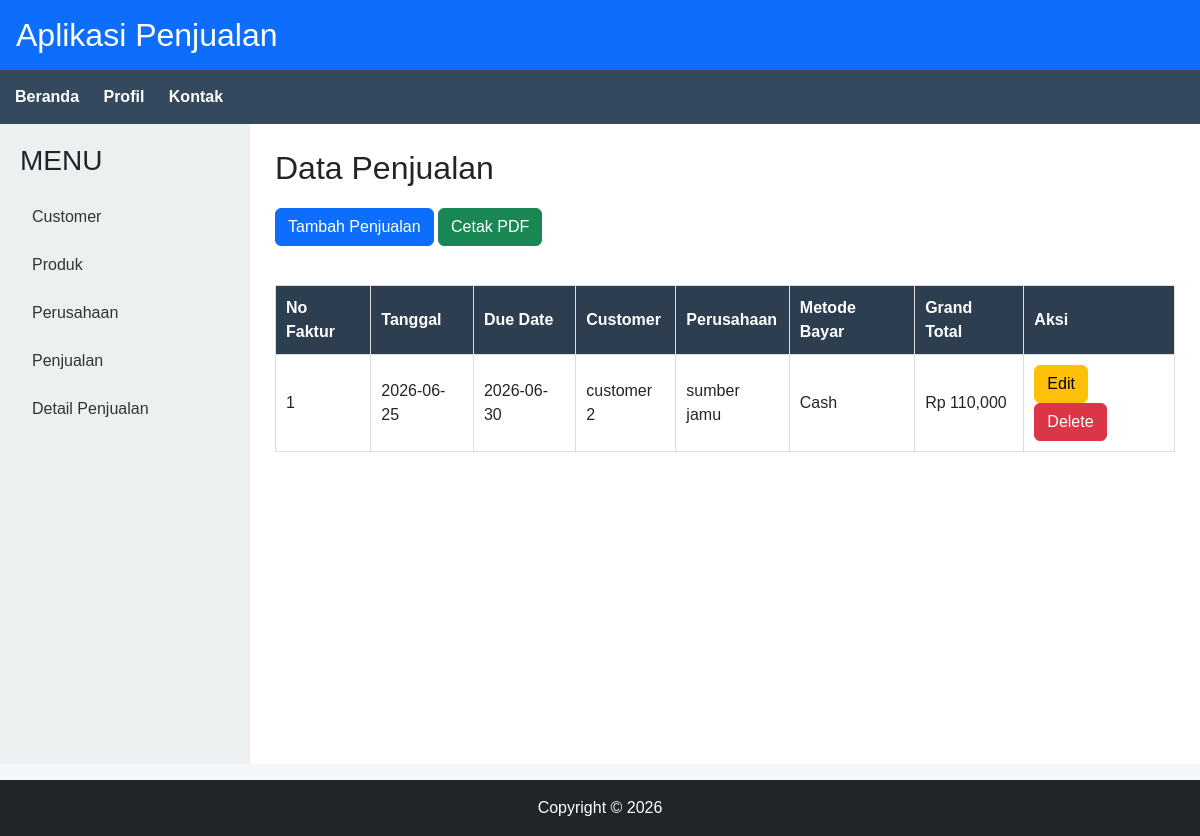
The page /faktur/index.php on the database its author committed.
### tables this page shows
CREATE TABLE `faktur` (
  `no_faktur` int NOT NULL,
  `tgl_faktur` varchar(255) NOT NULL,
  `due_date` varchar(255) NOT NULL,
  `metode_bayar` varchar(255) NOT NULL,
  `ppn` int NOT NULL,
  `dp` int NOT NULL,
  `grand_total` int NOT NULL,
  `user` varchar(255) NOT NULL,
  `id_customer` int NOT NULL,
  `id_perusahaan` int NOT NULL
);

CREATE TABLE `customer` (
  `id_customer` int NOT NULL,
  `nama_customer` varchar(255) NOT NULL,
  `perusahaan_cust` varchar(255) NOT NULL,
  `alamat` varchar(255) NOT NULL
);

CREATE TABLE `perusahaan` (
  `id_perusahaan` int NOT NULL,
  `nama_perusahaan` varchar(255) NOT NULL,
  `alamat` varchar(255) NOT NULL,
  `no_telp` varchar(255) NOT NULL,
  `tax` varchar(255) NOT NULL
);

### faktur/index.php (the view)
<?php
include '../config/koneksi.php';
include '../assets/header.php';
include '../assets/navigation.php';
?>
<div class="main">
    <?php include '../assets/sidebar.php'; ?>
    <div class="content">
        <h2>Data Penjualan</h2>
        <a href="tambah.php" class="btn btn-primary">
            Tambah Penjualan
        </a>
        <a href="cetak.php" target="_blank" class="btn btn-success">
            Cetak PDF
        </a>
        <br><br>
        <table>
            <tr>
                <th>No Faktur</th>
                <th>Tanggal</th>
                <th>Due Date</th>
                <th>Customer</th>
                <th>Perusahaan</th>
                <th>Metode Bayar</th>
                <th>Grand Total</th>
                <th>Aksi</th>
            </tr>
            <?php
            $query = mysqli_query(
                $koneksi,
                "SELECT f.*,
    c.nama_customer,
    p.nama_perusahaan
    FROM faktur f
    JOIN customer c
    ON f.id_customer = c.id_customer
    JOIN perusahaan p
    ON f.id_perusahaan = p.id_perusahaan"
            );
            while ($data = mysqli_fetch_assoc($query)) {
                ?>
                <tr>
                    <td><?= $data['no_faktur']; ?></td>
                    <td><?= $data['tgl_faktur']; ?></td>
                    <td><?= $data['due_date']; ?></td>
                    <td><?= $data['nama_customer']; ?></td>
                    <td><?= $data['nama_perusahaan']; ?></td>
                    <td><?= $data['metode_bayar']; ?></td>
                    <td>Rp <?= number_format($data['grand_total']); ?></td>
                    <td>
                        <a href="edit.php?id=<?= $data['no_faktur']; ?>" class="btn btn-warning">
                            Edit
                        </a>
                        <a href="delete.php?id=<?= $data['no_faktur']; ?>" class="btn btn-danger"
                            onclick="return confirm('Yakin hapus data?')">
                            Delete
                        </a>
                    </td>
                </tr>
            <?php } ?>
        </table>
    </div>
</div>
<?php include '../assets/footer.php'; ?>

### assets/style.css (style rules this page uses)
* { margin: 0; padding: 0; box-sizing: border-box; }
body { font-family: Arial, Helvetica, sans-serif; background: #f4f6f9; }
.main { display: flex; min-height: calc(100vh - 160px); }
.content { flex: 1; background: white; padding: 25px; }
.content h2 { margin-bottom: 20px; }
table { width: 100%; border-collapse: collapse; margin-top: 15px; }
table th { background: #2c3e50; color: white; }
table th, table td { border: 1px solid #ddd; padding: 10px; }

### rows shown on the page
faktur: no_faktur "1", tgl_faktur "2026-06-25", due_date "2026-06-30", id_customer.nama_customer "customer 2", id_perusahaan.nama_perusahaan "sumber jamu", metode_bayar "Cash", grand_total "110,000"
